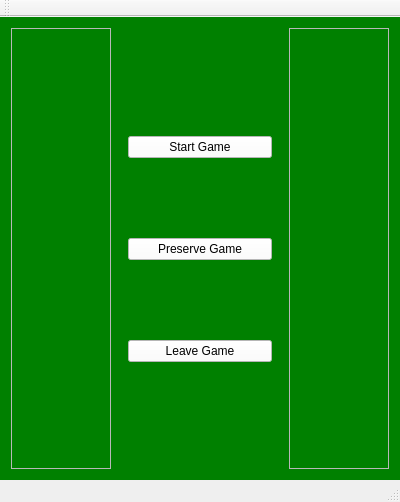
<?xml version="1.0" encoding="UTF-8"?>
<ui version="4.0">
 <class>QtGameClass</class>
 <widget class="QMainWindow" name="QtGameClass">
  <property name="geometry">
   <rect>
    <x>0</x>
    <y>0</y>
    <width>400</width>
    <height>502</height>
   </rect>
  </property>
  <property name="maximumSize">
   <size>
    <width>400</width>
    <height>16777215</height>
   </size>
  </property>
  <property name="windowTitle">
   <string>QtGame</string>
  </property>
  <widget class="QWidget" name="centralWidget">
   <property name="styleSheet">
    <string notr="true">QWidget#centralWidget{background:green}</string>
   </property>
   <layout class="QVBoxLayout" name="verticalLayout">
    <property name="spacing">
     <number>0</number>
    </property>
    <property name="leftMargin">
     <number>0</number>
    </property>
    <property name="topMargin">
     <number>0</number>
    </property>
    <property name="rightMargin">
     <number>0</number>
    </property>
    <property name="bottomMargin">
     <number>0</number>
    </property>
    <item>
     <widget class="QWidget" name="widget" native="true">
      <layout class="QHBoxLayout" name="horizontalLayout">
       <item>
        <widget class="QFrame" name="frame">
         <property name="maximumSize">
          <size>
           <width>100</width>
           <height>16777215</height>
          </size>
         </property>
         <property name="frameShape">
          <enum>QFrame::StyledPanel</enum>
         </property>
         <property name="frameShadow">
          <enum>QFrame::Raised</enum>
         </property>
        </widget>
       </item>
       <item>
        <widget class="QWidget" name="widget_2" native="true">
         <property name="maximumSize">
          <size>
           <width>200</width>
           <height>16777215</height>
          </size>
         </property>
         <layout class="QVBoxLayout" name="verticalLayout_2">
          <item>
           <spacer name="verticalSpacer_3">
            <property name="orientation">
             <enum>Qt::Vertical</enum>
            </property>
            <property name="sizeHint" stdset="0">
             <size>
              <width>20</width>
              <height>74</height>
             </size>
            </property>
           </spacer>
          </item>
          <item>
           <widget class="MyButton" name="pushButton">
            <property name="styleSheet">
             <string notr="true">QWidget#pushButton{background:white}</string>
            </property>
            <property name="text">
             <string>Start Game</string>
            </property>
           </widget>
          </item>
          <item>
           <spacer name="verticalSpacer">
            <property name="orientation">
             <enum>Qt::Vertical</enum>
            </property>
            <property name="sizeType">
             <enum>QSizePolicy::Minimum</enum>
            </property>
            <property name="sizeHint" stdset="0">
             <size>
              <width>23</width>
              <height>74</height>
             </size>
            </property>
           </spacer>
          </item>
          <item>
           <widget class="MyButton" name="pushButton_2">
            <property name="styleSheet">
             <string notr="true">QWidget#pushButton_2{background:white}</string>
            </property>
            <property name="text">
             <string>Preserve Game</string>
            </property>
           </widget>
          </item>
          <item>
           <spacer name="verticalSpacer_2">
            <property name="orientation">
             <enum>Qt::Vertical</enum>
            </property>
            <property name="sizeType">
             <enum>QSizePolicy::Minimum</enum>
            </property>
            <property name="sizeHint" stdset="0">
             <size>
              <width>20</width>
              <height>74</height>
             </size>
            </property>
           </spacer>
          </item>
          <item>
           <widget class="MyButton" name="pushButton_3">
            <property name="styleSheet">
             <string notr="true">QWidget#pushButton_3{background:white}</string>
            </property>
            <property name="text">
             <string>Leave Game</string>
            </property>
           </widget>
          </item>
          <item>
           <spacer name="verticalSpacer_4">
            <property name="orientation">
             <enum>Qt::Vertical</enum>
            </property>
            <property name="sizeHint" stdset="0">
             <size>
              <width>20</width>
              <height>74</height>
             </size>
            </property>
           </spacer>
          </item>
         </layout>
        </widget>
       </item>
       <item>
        <widget class="QFrame" name="frame_2">
         <property name="maximumSize">
          <size>
           <width>100</width>
           <height>16777215</height>
          </size>
         </property>
         <property name="frameShape">
          <enum>QFrame::StyledPanel</enum>
         </property>
         <property name="frameShadow">
          <enum>QFrame::Raised</enum>
         </property>
        </widget>
       </item>
      </layout>
     </widget>
    </item>
   </layout>
  </widget>
  <widget class="QMenuBar" name="menuBar">
   <property name="geometry">
    <rect>
     <x>0</x>
     <y>0</y>
     <width>400</width>
     <height>21</height>
    </rect>
   </property>
  </widget>
  <widget class="QToolBar" name="mainToolBar">
   <attribute name="toolBarArea">
    <enum>TopToolBarArea</enum>
   </attribute>
   <attribute name="toolBarBreak">
    <bool>false</bool>
   </attribute>
  </widget>
  <widget class="QStatusBar" name="statusBar"/>
 </widget>
 <layoutdefault spacing="6" margin="11"/>
 <customwidgets>
  <customwidget>
   <class>MyButton</class>
   <extends>QPushButton</extends>
   <header location="global">MyButton.h</header>
  </customwidget>
 </customwidgets>
 <resources>
  <include location="QtGame.qrc"/>
 </resources>
 <connections>
  <connection>
   <sender>pushButton</sender>
   <signal>pressed()</signal>
   <receiver>QtGameClass</receiver>
   <slot>do_it_pressed()</slot>
   <hints>
    <hint type="sourcelabel">
     <x>275</x>
     <y>159</y>
    </hint>
    <hint type="destinationlabel">
     <x>340</x>
     <y>0</y>
    </hint>
   </hints>
  </connection>
  <connection>
   <sender>pushButton_3</sender>
   <signal>clicked()</signal>
   <receiver>QtGameClass</receiver>
   <slot>closegame()</slot>
   <hints>
    <hint type="sourcelabel">
     <x>240</x>
     <y>361</y>
    </hint>
    <hint type="destinationlabel">
     <x>239</x>
     <y>-15</y>
    </hint>
   </hints>
  </connection>
 </connections>
 <slots>
  <slot>do_it_pressed()</slot>
  <slot>closegame()</slot>
 </slots>
</ui>
